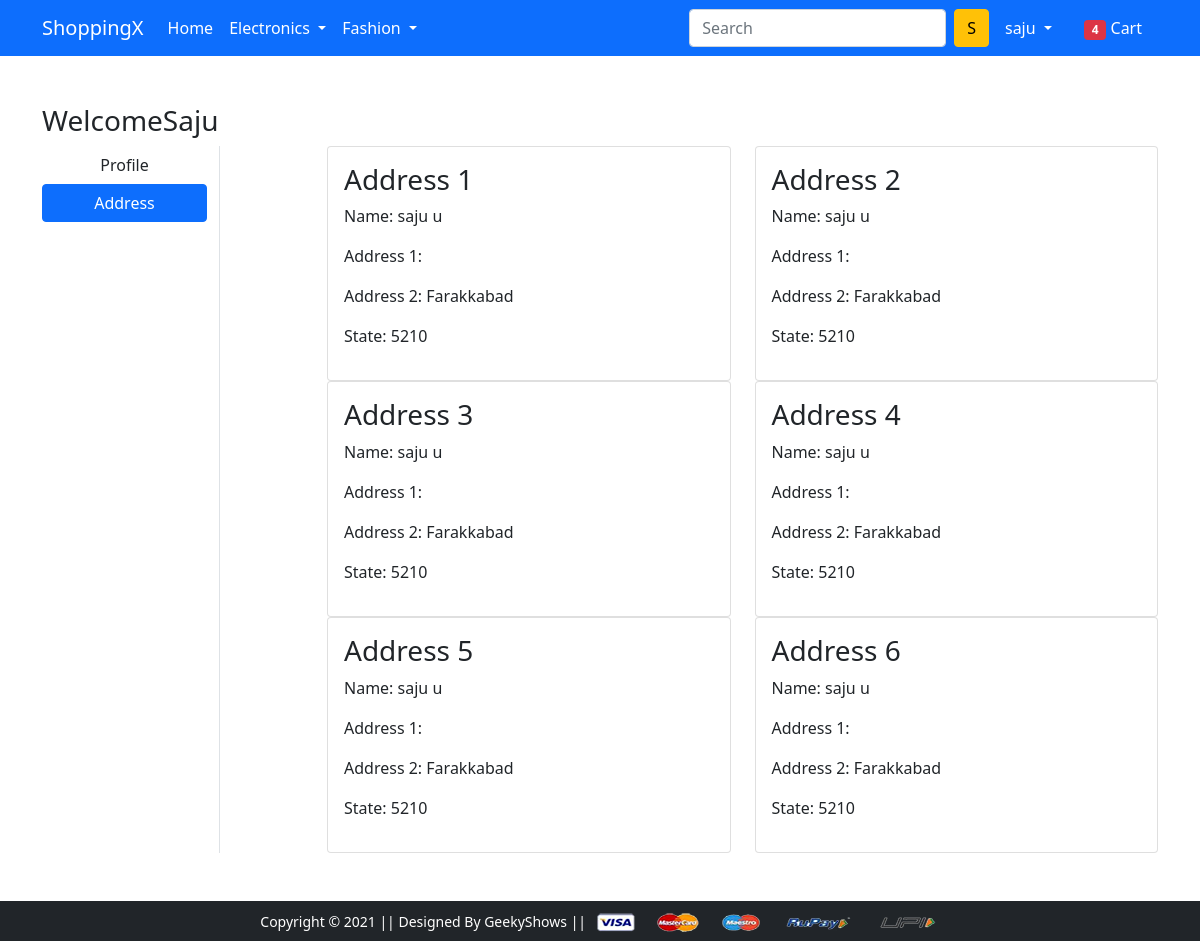
/address/ (signed in), run on the app's committed database.
### app/models.py (models this page shows, shortened)
class Customer(models.Model):
    user = models.ForeignKey(User, on_delete=models.CASCADE)
    name = models.CharField(max_length=200)
    locality = models.CharField(max_length= 200)
    city = models.CharField(max_length=50)
    zipcode = models.IntegerField()
    state = models.CharField(choices=STATE_CHOICES, max_length=50)

### app/views.py (the view)
# urls.py: path('address/', views.address, name='address'),
def address(request):
    add = Customer.objects.filter(user=request.user)
    return render(request, 'app/address.html',{'add':add, 'active':'btn-primary'})

### app/templates/app/address.html (shortened to what this page needs)
{% extends 'app/base.html' %}
{% load static %}
{% block main-content %}
<div class="container my-5">
 <div class="row">
 <h3>Welcome{{request.user.username|capfirst}}</h3>
  <div class="col-sm-2 border-end">
   <ul class="list-unstyled">
    <li class="d-grid"><a href="{% url 'profile' %}" class="btn ">Profile</a></li>
    <li class="d-grid"><a href="{% url 'address' %}" class="btn {{active}}">Address</a></li>
   </ul>
  </div>
  <div class="col-sm-9 offset-sm-1">
   <div class="row">
    {% for ad  in add %}
    <div class="col-sm-6">
     <div class="card">
      <div class="card-body">
       <h3>Address {{forloop.counter}}</h3>
       <p>Name: {{ad.name}}</p>
       <p>Address 1: {{ad.lacality}}</p>
       <p>Address 2: {{ad.city}}</p>
       <p>State: {{ad.zipcode}}</p>
      </div>
     </div>
    </div>
    {% endfor %}
   </div>
  </div>
 </div>
</div>
{% endblock main-content %}

### app/templates/app/base.html (shortened to what this page needs)
<!doctype html>
{% load static %}
<html lang="en">
  <head>
    <link href="https://cdn.jsdelivr.net/npm/bootstrap@5.0.0-beta1/dist/css/bootstrap.min.css" rel="stylesheet">
    <link rel="stylesheet" href="{% static 'app/css/owl.carousel.min.css' %}">
    <link rel="stylesheet" href="{% static 'app/css/all.min.css' %}">
    <link rel="stylesheet" href="{% static 'app/css/style.css' %}">
  </head>
  <body>
    <nav class="navbar navbar-expand-lg navbar-dark bg-primary">
     <div class="container">
       <a class="navbar-brand" href="/">ShoppingX</a>
       <div class="collapse navbar-collapse" id="navbarSupportedContent">
         <ul class="navbar-nav me-auto mb-2 mb-lg-0">
           <li class="nav-item">
             <a class="nav-link active" aria-current="page" href="/">Home</a>
           </li>
           <li class="nav-item dropdown">
             <a class="nav-link dropdown-toggle text-white" href="#" id="electronicsDropdown" role="button" data-bs-toggle="dropdown" aria-expanded="false">
               Electronics
             </a>
           </li>
           <li class="nav-item dropdown">
             <a class="nav-link dropdown-toggle text-white" href="#" id="fashionDropdown" role="button" data-bs-toggle="dropdown" aria-expanded="false">
               Fashion
             </a>
           </li>
         </ul>
         <form class="d-flex">
           <input class="form-control me-2" type="search" placeholder="Search" aria-label="Search">
           <button class="btn btn-warning" type="submit">S</button>
         </form>
         <div>
          <ul class="navbar-nav me-auto mb-2 mb-lg-0">
            {% if request.user.is_authenticated  %}
           <li class="nav-item dropdown mx-2">
              <a class="nav-link dropdown-toggle text-white" href="#" id="profileDropdown" role="button" data-bs-toggle="dropdown" aria-expanded="false">
                {{request.user}}
              </a>
            </li>
            <li class="nav-item mx-2">
             <a href="{% url 'showcart' %}" class="nav-link text-white"><span class="badge bg-danger">4</span> Cart </a>
            </li>
            {% endif %}
          </ul>
         </div>
       </div>
     </div>
    </nav>
    {% block main-content %} {% endblock main-content %}
    <footer class="container-fluid bg-dark text-center p-2 mt-5">
        <small class="text-white">Copyright &copy; 2021 || Designed By GeekyShows || </small>
        <img src="{% static 'app/images/payment.png' %}" alt="" srcset="" class="img-fluid" height="2px">
    </footer>
  </body>
</html>

### data on the page
Customer: name "saju u", city "Farakkabad", zipcode "5210"
Customer: name "saju u", city "Farakkabad", zipcode "5210"
Customer: name "saju u", city "Farakkabad", zipcode "5210"
Customer: name "saju u", city "Farakkabad", zipcode "5210"
Customer: name "saju u", city "Farakkabad", zipcode "5210"
Customer: name "saju u", city "Farakkabad", zipcode "5210"

### other printed values
{{ request.user }} "saju"
{{ request.user.username|capfirst }} "Saju"
